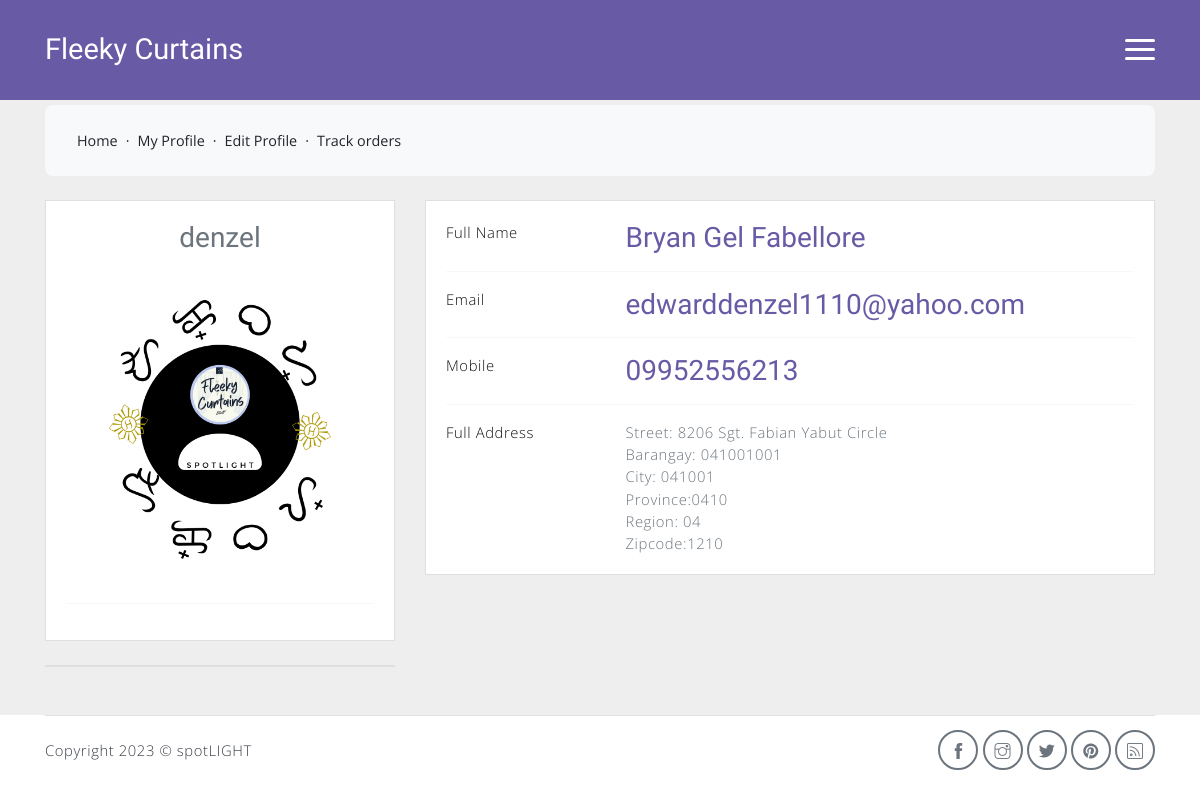
/my-profile (signed in), run on the app's committed database.
### fchub/models.py (models this page shows, shortened)
class customer(models.Model):
    GENDER_CHOICES = (
        (1, 'male'),
        (2, 'female'),
        (3, 'other')
    )
    user=models.OneToOneField(User,on_delete=models.CASCADE)
    email = models.EmailField(max_length=50,null=True)
    profile_pic =models.ImageField(upload_to='fchub/static/profile_pic/customer_profile_pic',null=True,default='fchub/static/profile_pic/customer_profile_pic/akbay.png')
    gender =  models.SmallIntegerField(choices=GENDER_CHOICES)
    mobile = models.CharField(max_length=20,null=True)
    region_text =models.CharField(max_length=250,null=True)
    province_text =models.CharField(max_length=250,null=True)
    barangay_text =models.CharField(max_length=250,null=True)
    city_text =models.CharField(max_length=250,null=True)
    zipcode = models.PositiveIntegerField()
    street = models.CharField(max_length=250,null=True)
    detailed_address=models.CharField(max_length=250,null=True)

### fchub/views.py (the view)
# urls.py: path('my-profile', views.my_profile_view,name='my-profile'),
@login_required(login_url='customerlogin')
@user_passes_test(is_customer)
def my_profile_view(request):
    customer=models.customer.objects.get(user_id=request.user.id)
    return render(request,'my-profile.html',{'customer':customer})

### fchub/views.py (called while the page is built)
def is_customer(user):
    return user.groups.filter(name='CUSTOMER').exists()

### fchub/templates/my-profile.html (shortened to what this page needs)
{% extends 'my-profile-navbar.html' %}
{% load static %}
{%block content%}
<div class="container">
    <br>
</div>
    <section style="background-color: #eee;">
        <div class="container py-5">
          <div class="row">
            <div class="col">
              <nav aria-label="breadcrumb" class="bg-light rounded-3 p-3 mb-4">
                <ol class="breadcrumb mb-0">
                  <li class="breadcrumb-item"><a href="{%url 'customer-home'%}">Home</a></li>
                  <li class="breadcrumb-item"><a href="{%url 'my-profile'%}">My Profile</a></li>
                  <li class="breadcrumb-item"><a href="{%url 'edit-profile'%}">Edit Profile</a></li>
                  <li class="breadcrumb-item"><a href="{%url 'my-order'%}">Track orders</a></li>
                </ol>
              </nav>
            </div>
          </div>
          <div class="row">
            <div class="col-lg-4">
              <div class="card mb-4">
                <div class="card-body text-center">
                  <h3 class="text-muted mb-4">{{request.user}}</h3>
                  <img src="{{ customer.profile_pic.url }}"   alt="profile pic" class="img-rounded img-responsive" />
                  <hr>
                </div>
              </div>
              <div class="card mb-4 mb-lg-0">
              </div>
            </div>
            <div class="col-lg-8">
              <div class="card mb-4">
                <div class="card-body">
                  <div class="row">
                    <div class="col-sm-3">
                      <p class="mb-0">Full Name</p>
                    </div>
                    <div class="col-sm-9">
                      <h3 class="text mb-0">{{user.first_name}} {{user.last_name}}</h3>
                    </div>
                  </div>
                  <hr>
                  <div class="row">
                    <div class="col-sm-3">
                      <p class="mb-0">Email</p>
                    </div>
                    <div class="col-sm-9">
                      <h3 class="text mb-0">{{customer.email}}</h3>
                    </div>
                  </div>
                  <hr>
                  <div class="row">
                    <div class="col-sm-3">
                      <p class="mb-0">Mobile</p>
                    </div>
                    <div class="col-sm-9">
                      <h3 class="my-auto">{{customer.mobile}}</h3>
                    </div>
                  </div>
                  <hr>
                  <div class="row">
                    <div class="col-sm-3">
                      <p class="mb-0">Full Address</p>
                    </div>
                    <div class="col-sm-9">
                      <p class="text-muted mb-0">Street: {{customer.street}}</p>
                      <p class="text-muted mb-0">Barangay: {{customer.barangay_text}}</p>
                      <p class="text-muted mb-0">City: {{customer.city_text}}</p>
                      <p class="text-muted mb-0">Province:{{customer.province_text}}</p>
                      <p class="text-muted mb-0">Region: {{customer.region_text}}</p>
                      <p class="text-muted mb-0">Zipcode:{{customer.zipcode}}</p>
                    </div>
                  </div>
                </div>
              </div>
            </div>
          </div>
    </div>
      </section>
{% endblock content %}

### fchub/static/css/main.css (style rules this page uses)
:root { --white-light: rgba(255, 255, 255, 0.5); --alice-blue: #f8f9fa; --carribean-green: #40c9a2; --gray: #ededed; }
* { padding: 0; margin: 0; box-sizing: border-box; }
body { font-family: 'Quicksand', sans-serif; }
img { width: 100%; display: block; }
.container { width: 88vw; margin: 0 auto; }

### data on the page
customer: profile_pic (picture), email "edwarddenzel1110@yahoo.com", mobile "09952556213", street "8206 Sgt. Fabian Yabut Circle", barangay_text "041001001", city_text "041001", province_text "0410", region_text "04", zipcode "1210"

### other printed values
{{ request.user }} "denzel"
{{ user.first_name }} "Bryan Gel"
{{ user.last_name }} "Fabellore"
